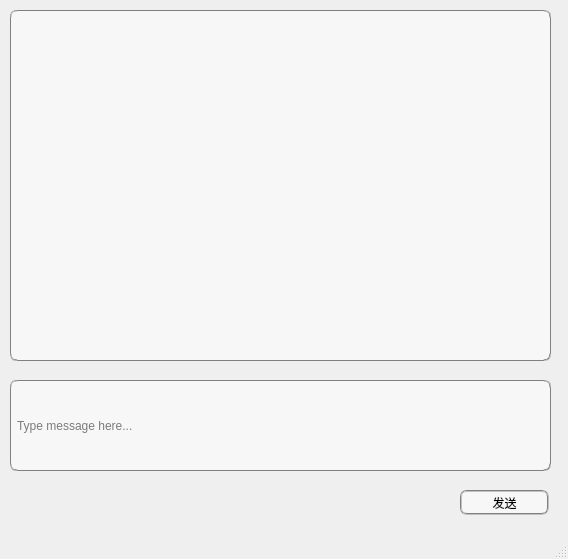
<?xml version="1.0" encoding="UTF-8"?>
<ui version="4.0">
 <class>GuiChatWindow</class>
 <widget class="QMainWindow" name="GuiChatWindow">
  <property name="geometry">
   <rect>
    <x>0</x>
    <y>0</y>
    <width>568</width>
    <height>559</height>
   </rect>
  </property>
  <property name="windowTitle">
   <string>MainWindow</string>
  </property>
  <property name="styleSheet">
   <string notr="true">#GuiChatWindow{border-image: url(:/chat-bg.jpg);}
</string>
  </property>
  <widget class="QWidget" name="centralwidget">
   <widget class="QTextBrowser" name="textBrowser_msgShow">
    <property name="geometry">
     <rect>
      <x>10</x>
      <y>10</y>
      <width>541</width>
      <height>351</height>
     </rect>
    </property>
    <property name="styleSheet">
     <string notr="true">background-color: rgb(247, 247, 247);
border:1px groove gray;border-radius:
7px;padding:2px 4px;</string>
    </property>
   </widget>
   <widget class="QPushButton" name="pushButton_sendMsg">
    <property name="geometry">
     <rect>
      <x>460</x>
      <y>490</y>
      <width>89</width>
      <height>25</height>
     </rect>
    </property>
    <property name="styleSheet">
     <string notr="true">border:2px groove gray;border-radius:
7px;padding:2px 4px;
background-color: rgb(247, 247, 247);
font: 12pt &quot;Candara&quot;;</string>
    </property>
    <property name="text">
     <string>发送</string>
    </property>
   </widget>
   <widget class="QLineEdit" name="lineEdit_msgEdit">
    <property name="geometry">
     <rect>
      <x>10</x>
      <y>380</y>
      <width>541</width>
      <height>91</height>
     </rect>
    </property>
    <property name="styleSheet">
     <string notr="true">background-color: rgb(247, 247, 247);
border:1px groove gray;border-radius:
7px;padding:2px 4px;</string>
    </property>
    <property name="placeholderText">
     <string>Type message here...</string>
    </property>
   </widget>
  </widget>
  <widget class="QStatusBar" name="statusbar"/>
  <widget class="QMenuBar" name="menubar">
   <property name="geometry">
    <rect>
     <x>0</x>
     <y>0</y>
     <width>568</width>
     <height>22</height>
    </rect>
   </property>
  </widget>
 </widget>
 <resources/>
 <connections/>
</ui>
